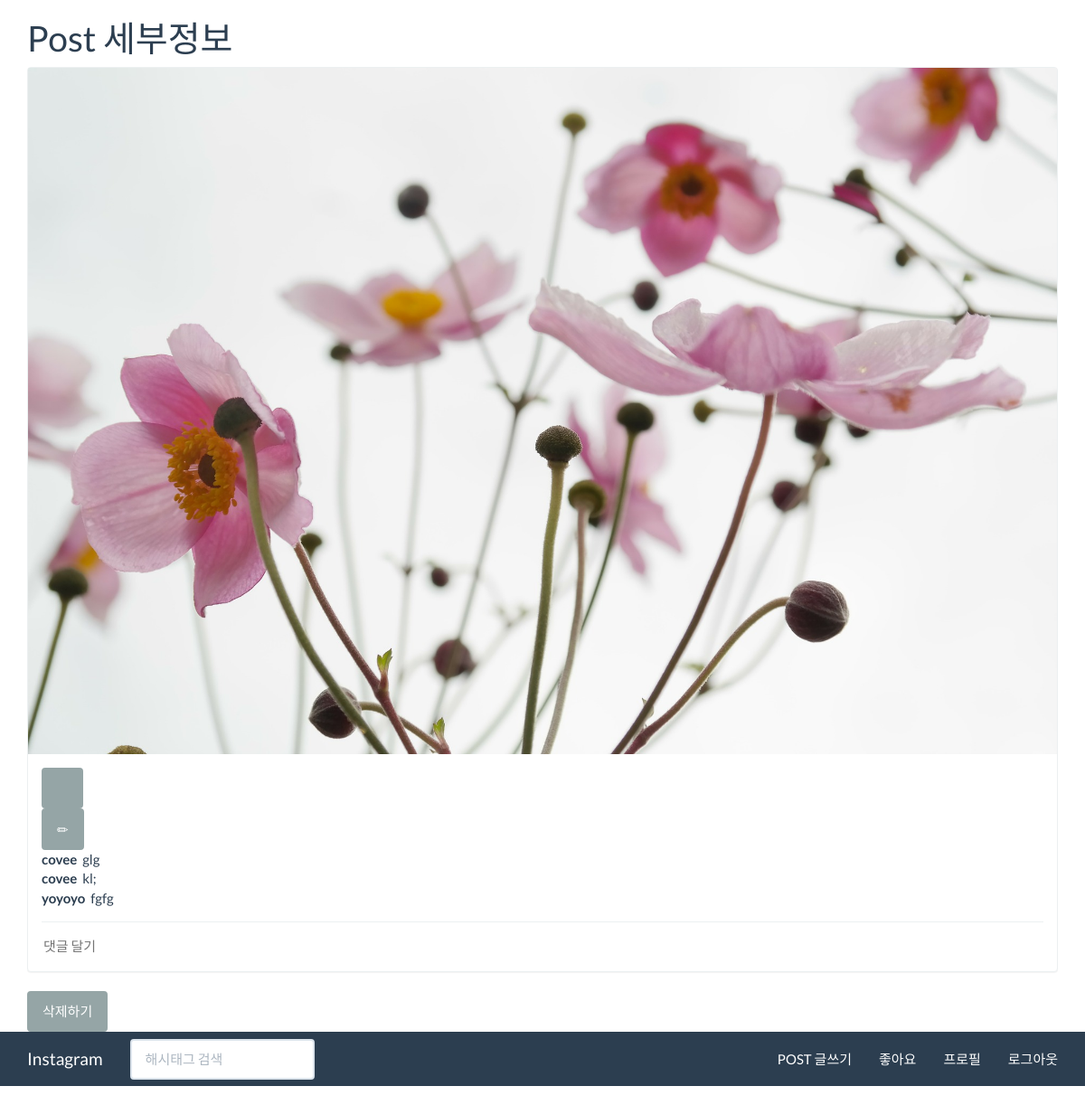
/post/2/ (signed in), run on the app's committed database.
### post/models.py (models this page shows, shortened)
class Post(models.Model):
	author = models.ForeignKey(settings.AUTH_USER_MODEL)
	photo = models.ImageField(upload_to='post')
	created_at = models.DateTimeField(auto_now=False, auto_now_add=True)
	passed_time = models.TimeField(auto_now=False, auto_now_add=True)

class Comment(models.Model):
	post = models.ForeignKey(Post)
	author = models.ForeignKey(settings.AUTH_USER_MODEL)
	content = models.TextField(max_length=1000)

### member/models.py (models this page shows)
class User(AbstractUser):
	GENDER_MALE = 'm'
	GENDER_FEMALE = 'f'
	GENDER_OTHER = 'o'
	CHOICES_GENDER = (
		(GENDER_MALE, '남성'),
		(GENDER_FEMALE, '여성'),
		(GENDER_OTHER, '기타'),
	)
	img_profile = models.ImageField(upload_to='user', blank=True)
	gender = models.CharField(max_length=1, choices=CHOICES_GENDER)
	objects = UserManager()
	like_posts = models.ManyToManyField('post.Post', blank=True, related_name='like_users')
	def __str__(self):
		return self.username

### post/views.py (the view)
# urls.py: url(r'^(?P<post_pk>\d+)/$', views.post_detail, name='post_detail'),
def post_detail(request, post_pk):
	post = get_object_or_404(Post, pk=post_pk)
	comment_form = CommentForm()
	context = {
		'post': post,
		'comment_form': comment_form,
	}
	return render(request, 'post/post_detail.html', context)

### post/forms.py (shortened to what this page needs)
class CommentForm(forms.ModelForm):
	class Meta:
		model = Comment
		fields = (
			'content',
		)
		widgets = {
			'content': forms.TextInput(
				attrs = {
					'class': 'content',
					'placeholder': '댓글 달기',
				}
			)
		}

### post/templates/post/post_detail.html
{% extends 'base.html' %}
{% block title %}Post 세부정보{% endblock %}
{% block content %}
<div>
	{% include 'include/post.html' with post_type='detail' %}
	<a href="{% url 'post:post_delete' pk=post_pk %}">
	<button class="btn btn-default btn-post-toggle">
		삭제하기
	</button></a>
</div>
{% endblock %}

### templates/include/post.html (shortened to what this page needs)
<div class="panel panel-default post-item">
	{% if post_type == 'list' %}
	<a href="{% url 'post:post_detail' post_pk=post.pk %}">
		<img src="{{ post.photo.url }}" alt="" class="post-image">
	</a>
	{% else %}
		<img src="{{ post.photo.url }}" alt="" class="post-image">
	{% endif %}
	<div class="panel-body">
		<div class="btn-container">
			<form
				action="{% url 'post:post_like_toggle' post_pk=post.pk %}?next=
					{% if post_type == 'list' %}
						{% url 'post:post_list' %}#post-{{ post.pk }}
					{% elif post_type == 'detail' %}
						{% url 'post:post_detail' post_pk=post.pk %}
					{% endif %}"
				method="POST"
				class="form-inline">
				<button class="btn btn-default btn-post-toggle" aria-label="Like button">
					<span
					  class="glyphicon
					    {% if post in user.like_posts.all %}
					      	glyphicon-heart
						{% else %}
							glyphicon-heart-empty
						{% endif %}"
					  aria-hidden="true"></span>
				</button>
			</form>
			<a class="btn btn-default btn-post-toggle"
			   onclick="document.getElementById('{{ comment_form.content.id_for_label }}').focus()">
				<span class="glyphicon glyphicon-pencil"></span>
			</a>
		</div>
		{% if post.comment_set.exists %}
		<ul class="comment-list">
			{% for comment in post.comment_set.all %}
			<li class="comment">
				<span class="comment-author">{{ comment.author }}</span>
				<span class="comment-content">{{ comment.content }}</span>
			</li>
			{% endfor %}
		</ul>
		<hr>
		{% endif %}
		<form
		action="{% url 'post:comment_create' post_pk=post.pk %}?next=
		{% if post_type == 'list' %}
			{% url 'post:post_list' %}#post-{{ post.pk }}
		{% elif post_type == 'detail' %}
			{% url 'post:post_detail' post_pk=post.pk %}
		{% endif %}"
		method="POST"
		class="comment-form">
			{{ comment_form.content }}
		</form>
	</div>
</div>

### post/static/css/style.css (style rules this page uses)
ul, ol { padding: 0; margin: 0; list-style-type: none; }
.post-item .post-image { width: 100%; border-top-left-radius: 2px; border-top-right-radius: 2px; }
.post-item hr { margin-top: 15px; margin-bottom: 15px; }
.post-item .comment-form input.content { border: 0; width: 100%; outline: none; }
.post-item .comment-list { vertical-align: middle; }
.post-item .comment-list .comment .comment-author { font-weight: bold; margin-right: 3px; }

### data on the page
Post: photo (picture)
Comment: author "covee", content "glg"
Comment: author "covee", content "kl;"
Comment: author "yoyoyo", content "fgfg"
